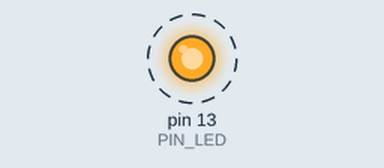
Bench run of a sketch on a simulated Arduino Uno, built with avr-gcc and run on an emulated ATmega328P. On the bench: output pins drawn as LEDs (lit = HIGH). Dashed ring = blinking. What the sketch prints to the serial monitor is not drawn.

Above: at 0.5 s.
Timing chart, 0 to 4.6 s (numbered marks = the images above):
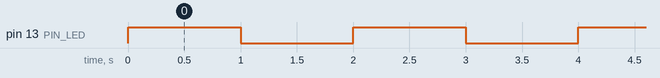

Measured:
- by itself, pin 13 (PIN_LED): alternates HIGH for 1.0 s and LOW for 1.0 s

The sketch:

02_Functions_Tabs.ino
```cpp
#define PIN_LED 13

void setup() {
  Serial.begin(9600);

  pinMode(PIN_LED, OUTPUT);
}

void loop() {

  double product = multiply(1.5, 2);
  Serial.println(product);

  turnOnLED();
  delay(1000);
  turnOffLED();
  delay(1000);
}
```

LED.ino
```cpp
void turnOnLED() {
  digitalWrite(PIN_LED, HIGH);
}


void turnOffLED() {
  digitalWrite(PIN_LED, LOW);
}
```

Multiply.ino
```cpp
double multiply(double num_a, double num_b) {

  double product = num_a * num_b;

  return product;

}
```
